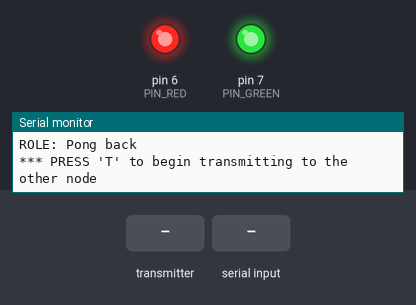
A sketch run on a simulated Arduino Uno, built with avr-gcc and run on an emulated ATmega328P. Shown: output pins drawn as LEDs (lit = HIGH), the last lines printed to the serial monitor. Dashed ring = blinking. The test bench sets the inputs (shaded band). No radio packets arrive unless stated.

Above: at 1.2 s.
1.3 s: the transmitter starts sending got_time = 0
At 1.7 s:
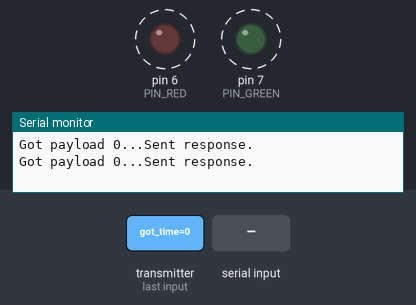
4.3 s: "T" received over Serial
At 4.75 s:
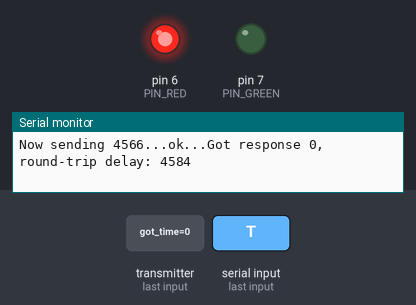
7.3 s: "R" received over Serial
At 11.4 s:
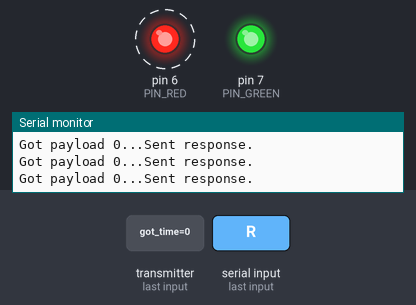
Timing chart, 0 to 14.3 s (numbered marks = the images above; inputs shaded):
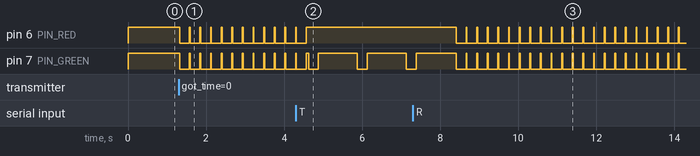

Measured:
- after the input at 1.3 s, pin 6 (PIN_RED), pin 7 (PIN_GREEN): alternates HIGH for 0.02 s and LOW for 0.25 s, starting at once
- after the input at 4.3 s, pin 6 (PIN_RED): goes on until 4.6 s, then stays HIGH
- after the input at 7.3 s, pin 6 (PIN_RED): alternates HIGH for 0.02 s and LOW for 0.25 s, starting after 1.1 s

The sketch:

wireless1.ino
```cpp
#include <Arduino.h>
#include <RF24.h>
#include <SPI.h>
#include <printf.h>

RF24 radio(9, 10);

#define PIN_RED  6
#define PIN_GREEN  7

//
// Topology
//

// Radio pipe addresses for the 2 nodes to communicate.
const uint64_t pipes[2] = { 0xF0F0F0F0E1LL, 0xF0F0F0F0D2LL };

//
// Role management
//
// Set up role.  This sketch uses the same software for all the nodes
// in this system.  Doing so greatly simplifies testing.
//

// The various roles supported by this sketch
typedef enum { role_ping_out = 1, role_pong_back } role_e;

// The debug-friendly names of those roles
const char* role_friendly_name[] = { "invalid", "Ping out", "Pong back"};

// The role of the current running sketch
role_e role = role_pong_back;

void setup(void)
{
  //
  // Print preamble
  //

  Serial.begin(9600);

  digitalWrite(PIN_RED, HIGH);
  digitalWrite(PIN_GREEN, HIGH);
  pinMode(PIN_RED, OUTPUT);
  pinMode(PIN_GREEN, OUTPUT);

  printf_begin();
  printf("\n\rRF24/examples/GettingStarted/\n\r");
  printf("ROLE: %s\n\r",role_friendly_name[role]);
  printf("*** PRESS 'T' to begin transmitting to the other node\n\r");

  //
  // Setup and configure rf radio
  //

  radio.begin();

  // optionally, increase the delay between retries & # of retries
  radio.setRetries(15, 15);

  // optionally, reduce the payload size.  seems to
  // improve reliability
  radio.setPayloadSize(8);

  //
  // Open pipes to other nodes for communication
  //

  // This simple sketch opens two pipes for these two nodes to communicate
  // back and forth.
  // Open 'our' pipe for writing
  // Open the 'other' pipe for reading, in position #1 (we can have up to 5 pipes open for reading)

  if ( role == role_ping_out )
  {
    radio.openWritingPipe(pipes[0]);
    radio.openReadingPipe(1,pipes[1]);
  }
  else
  {
    radio.openWritingPipe(pipes[1]);
    radio.openReadingPipe(1,pipes[0]);
  }

  //
  // Start listening
  //

  radio.startListening();

  //
  // Dump the configuration of the rf unit for debugging
  //

  radio.printDetails();
}

void blink(byte p1, byte p2) {
  digitalWrite(p1, LOW);
  digitalWrite(p2, LOW);
  delay(250);
  digitalWrite(p1, HIGH);
  digitalWrite(p2, HIGH);
}

void blink(byte pin) {
  digitalWrite(pin, LOW);
  delay(250);
  digitalWrite(pin, HIGH);
}

void loop(void)
{
  //
  // Ping out role.  Repeatedly send the current time
  //

  if (role == role_ping_out)
  {
    // First, stop listening so we can talk.
    radio.stopListening();

    // Take the time, and send it.  This will block until complete
    unsigned long time = millis();
    printf("Now sending %lu...",time);
    bool ok = radio.write( &time, sizeof(unsigned long) );

    if (ok)
      printf("ok...");
    else
      printf("failed.\n\r");

    // Now, continue listening
    radio.startListening();

    // Wait here until we get a response, or timeout (250ms)
    unsigned long started_waiting_at = millis();
    bool timeout = false;
    while ( ! radio.available() && ! timeout )
      if (millis() - started_waiting_at > 200 )
        timeout = true;

    // Describe the results
    if ( timeout )
    {
      printf("Failed, response timed out.\n\r");
      blink(PIN_RED);
    }
    else
    {
      // Grab the response, compare, and send to debugging spew
      unsigned long got_time;
      radio.read( &got_time, sizeof(unsigned long) );

      // Spew it
      printf("Got response %lu, round-trip delay: %lu\n\r",got_time,millis()-got_time);
      blink(PIN_GREEN);
    }

    // Try again 1s later
    delay(1000);
  }

  //
  // Pong back role.  Receive each packet, dump it out, and send it back
  //

  if ( role == role_pong_back )
  {
    // if there is data ready
    if ( radio.available() )
    {
      // Dump the payloads until we've gotten everything
      unsigned long got_time;
      bool done = false;
      while (!done)
      {
        // Fetch the payload, and see if this was the last one.
        done = radio.read( &got_time, sizeof(unsigned long) );

        // Spew it
        printf("Got payload %lu...",got_time);

        // Delay just a little bit to let the other unit
        // make the transition to receiver
        delay(20);
      }

      // First, stop listening so we can talk
      radio.stopListening();

      // Send the final one back.
      radio.write( &got_time, sizeof(unsigned long) );
      printf("Sent response.\n\r");

      blink(PIN_GREEN, PIN_RED);
      // Now, resume listening so we catch the next packets.
      radio.startListening();
    }
  }

  //
  // Change roles
  //

  if ( Serial.available() )
  {
    char c = toupper(Serial.read());
    if ( c == 'T' && role == role_pong_back )
    {
      printf("*** CHANGING TO TRANSMIT ROLE -- PRESS 'R' TO SWITCH BACK\n\r");

      // Become the primary transmitter (ping out)
      role = role_ping_out;
      radio.openWritingPipe(pipes[0]);
      radio.openReadingPipe(1,pipes[1]);
    }
    else if ( c == 'R' && role == role_ping_out )
    {
      printf("*** CHANGING TO RECEIVE ROLE -- PRESS 'T' TO SWITCH BACK\n\r");

      // Become the primary receiver (pong back)
      role = role_pong_back;
      radio.openWritingPipe(pipes[1]);
      radio.openReadingPipe(1,pipes[0]);
    }
  }
}
```
